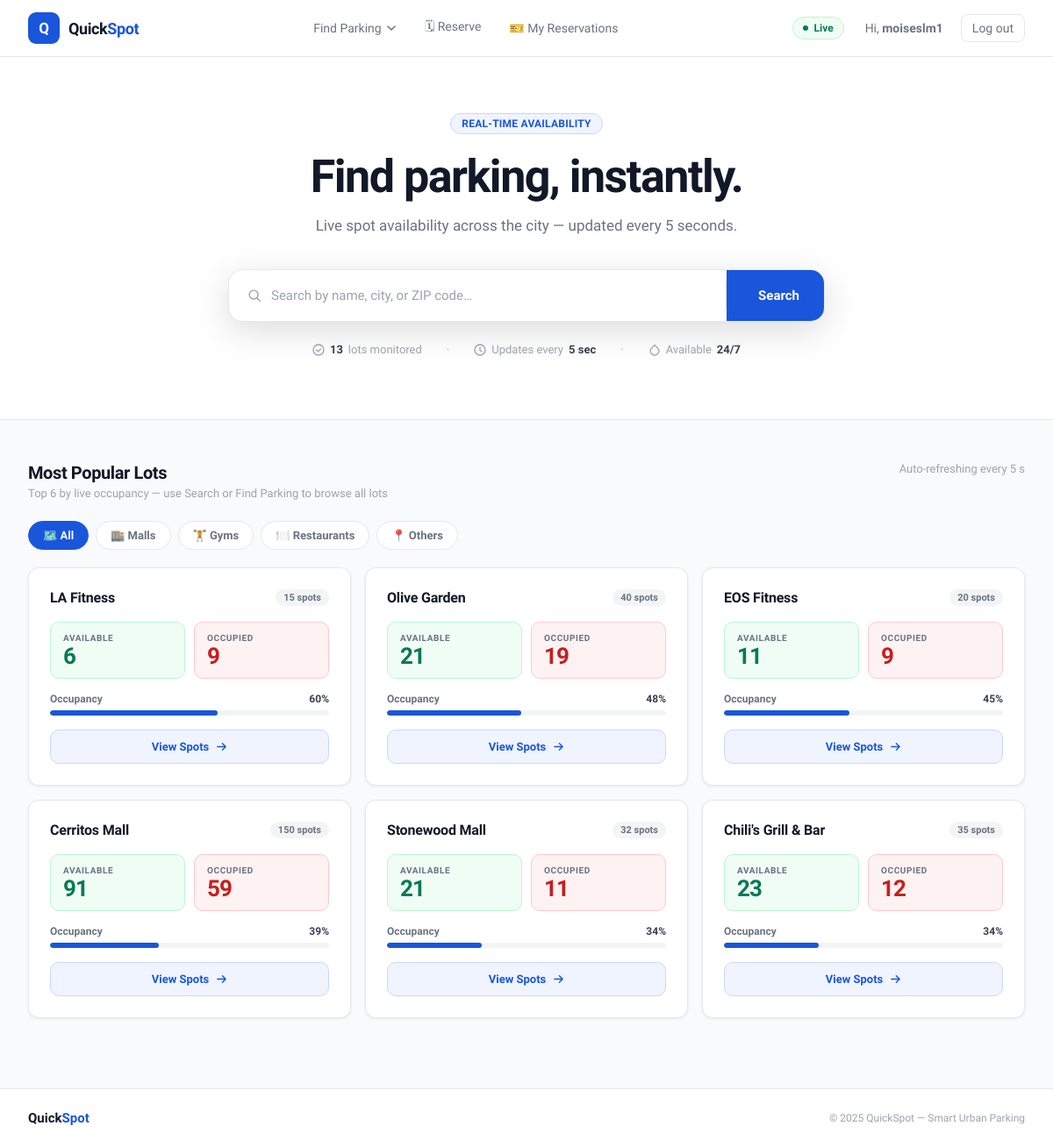
The page / (signed in) on the database its author committed.
### tables this page shows
CREATE TABLE parking_lots (
                lot_id       INTEGER PRIMARY KEY AUTOINCREMENT,
                lot_name     TEXT    NOT NULL,
                total_spots  INTEGER NOT NULL,
                lat          REAL    NOT NULL,
                lng          REAL    NOT NULL,
                zip          TEXT    NOT NULL,
                address      TEXT    NOT NULL,
                category     TEXT    NOT NULL DEFAULT 'other'
            );

### app.py (the view)
@app.route("/")
def home():
    all_lots = manager.get_all_lots()
    def occupancy_pct(lot):
        occupied = len(lot.get_occupied_spots())
        return (occupied / lot.total_spots) if lot.total_spots else 0
    popular_lots = sorted(all_lots, key=occupancy_pct, reverse=True)[:6]
    reserved_lot_ids = get_user_reserved_lot_ids()
    return render_template("index.html", lots=popular_lots, total_lots=len(all_lots), reserved_lot_ids=reserved_lot_ids)

### DataBase/database.py (called while the page is built)
def get_db():
    conn = sqlite3.connect(DB_PATH)
    conn.row_factory = sqlite3.Row
    return conn

def get_user_reservations(user_id):
    with get_db() as conn:
        return conn.execute('''
            SELECT r.*, p.lot_name, p.address, p.category
            FROM reservations r
            JOIN parking_lots p ON r.lot_id = p.lot_id
            WHERE r.user_id = ?
            ORDER BY r.date, r.time
        ''', (user_id,)).fetchall()

### app.py (called while the page is built)
def get_user_reserved_lot_ids():
    if not session.get('user_id'):
        return set()
    today = date.today().isoformat()
    rows = get_user_reservations(session['user_id'])
    return {r['lot_id'] for r in rows if r['date'] >= today}

### model/parking_lot.py (called while the page is built)
    def get_available_spots(self):
        return [spot for spot in self.spots if not spot.occupied]

    def get_occupied_spots(self):
        return [spot for spot in self.spots if spot.occupied]

### model/parking_manager.py (called while the page is built)
    def get_all_lots(self):
        return list(self.lots.values())

### templates/index.html (shortened to what this page needs)
<!DOCTYPE html>
<html lang="en">
<head>
    <link href="https://api.mapbox.com/mapbox-gl-js/v3.3.0/mapbox-gl.css" rel="stylesheet">
</head>
<body>
    <header class="header">
        <div class="header-inner">
            <a href="/" class="logo">
                <div class="logo-mark">Q</div>
                <span class="logo-text">Quick<span>Spot</span></span>
            </a>
            <nav>
                <ul class="nav-links">
                    <li class="nav-item" id="nav-find">
                        <button class="nav-btn" onclick="toggleDropdown('nav-find')">
                            Find Parking
                            <svg viewBox="0 0 12 12" fill="none"><path d="M2 4l4 4 4-4" stroke="currentColor" stroke-width="1.5" stroke-linecap="round" stroke-linejoin="round"/></svg>
                        </button>
                    </li>
                    <li>
                        <button class="reserve-nav-btn" onclick="openReserveSearch()">🗓 Reserve</button>
                    </li>
                    {% if session.get('user_id') %}
                    <li><a href="/my-reservations" class="my-res-btn">🎫 My Reservations</a></li>
                    {% endif %}
                </ul>
            </nav>
            <div style="display:flex;align-items:center;gap:12px;">
                <div class="live-badge"><div class="live-dot"></div> Live</div>
                <div class="nav-auth">
                    {% if session.get('username') %}
                        <span>Hi, <strong>{{ session['username'] }}</strong></span>
                        <a href="/logout" class="btn-logout">Log out</a>
                    {% else %}
                        <a href="/login"    class="btn-login">Log in</a>
                        <a href="/register" class="btn-signup">Sign up</a>
                    {% endif %}
                </div>
            </div>
        </div>
    </header>
    <section class="hero">
        <div class="hero-eyebrow">Real-time availability</div>
        <h1>Find parking, instantly.</h1>
        <p>Live spot availability across the city — updated every 5 seconds.</p>
        <div class="search-card">
            <div class="search-field">
                <svg class="search-icon" viewBox="0 0 20 20" fill="none"><circle cx="9" cy="9" r="5.5" stroke="currentColor" stroke-width="1.6"/><path d="M13.5 13.5L17 17" stroke="currentColor" stroke-width="1.6" stroke-linecap="round"/></svg>
                <input id="search-input" type="text" placeholder="Search by name, city, or ZIP code…" autocomplete="off">
            </div>
            <button class="search-btn" id="search-btn">
                Search
            </button>
        </div>
        <div class="hero-trust">
            <div class="trust-item"><svg width="14" height="14" viewBox="0 0 14 14" fill="none"><circle cx="7" cy="7" r="6" stroke="currentColor" stroke-width="1.3"/><path d="M4.5 7l2 2 3-3" stroke="currentColor" stroke-width="1.3" stroke-linecap="round" stroke-linejoin="round"/></svg><strong>{{ total_lots }}</strong> lots monitored</div>
            <div class="trust-item">·</div>
            <div class="trust-item"><svg width="14" height="14" viewBox="0 0 14 14" fill="none"><circle cx="7" cy="7" r="6" stroke="currentColor" stroke-width="1.3"/><path d="M7 4v3.5l2 1.5" stroke="currentColor" stroke-width="1.3" stroke-linecap="round"/></svg>Updates every <strong>5 sec</strong></div>
            <div class="trust-item">·</div>
            <div class="trust-item"><svg width="14" height="14" viewBox="0 0 14 14" fill="none"><path d="M7 1.5C4.5 4 2 5.5 2 8a5 5 0 0010 0c0-2.5-2.5-4-5-6.5z" stroke="currentColor" stroke-width="1.3" stroke-linejoin="round"/></svg>Available <strong>24/7</strong></div>
        </div>
    </section>
    <div class="section">
        <div class="section-top">
            <div>
                <h2 class="section-title" id="section-title">Most Popular Lots</h2>
                <p class="section-sub" id="section-sub">Top 6 by live occupancy — use Search or Find Parking to browse all lots</p>
            </div>
            <span class="section-subtitle">Auto-refreshing every 5 s</span>
        </div>
        <div class="category-tabs">
            <button class="cat-tab active" data-cat="all"        onclick="filterByCategory('all')">🗺️ All</button>
            <button class="cat-tab"        data-cat="mall"       onclick="filterByCategory('mall')">🏬 Malls</button>
            <button class="cat-tab"        data-cat="gym"        onclick="filterByCategory('gym')">🏋️ Gyms</button>
            <button class="cat-tab"        data-cat="restaurant" onclick="filterByCategory('restaurant')">🍽️ Restaurants</button>
            <button class="cat-tab"        data-cat="other"      onclick="filterByCategory('other')">📍 Others</button>
        </div>
        <div class="lots-grid" id="lots-grid">
            {% for lot in lots %}
            {% set avail    = lot.get_available_spots() | length %}
            {% set occupied = lot.get_occupied_spots()  | length %}
            {% set pct      = (occupied / lot.total_spots * 100) | round | int %}
            {% set reserved = lot.lot_id in reserved_lot_ids %}
            <div class="lot-card {% if reserved %}has-reservation{% endif %}" data-lot-id="{{ lot.lot_id }}">
                <div class="card-head">
                    <div class="card-head-left">
                        <div class="lot-name">{{ lot.lot_name }}</div>
                    </div>
                    <div class="lot-total">{{ lot.total_spots }} spots</div>
                </div>
                <div class="avail-row">
                    <div class="avail-pill green"><span class="pill-label">Available</span><span class="pill-num num-available">{{ avail }}</span></div>
                    <div class="avail-pill red"><span class="pill-label">Occupied</span><span class="pill-num num-occupied">{{ occupied }}</span></div>
                </div>
                <div class="prog-wrap">
                    <div class="prog-meta"><span class="prog-label">Occupancy</span><span class="prog-pct">{{ pct }}%</span></div>
                    <div class="prog-track"><div class="prog-fill {% if pct >= 90 %}full{% elif pct >= 65 %}warn{% endif %}" style="width: {{ pct }}%"></div></div>
                </div>
                <div class="card-actions">
                    <a class="view-btn" href="/lots/{{ lot.lot_id }}/spots">
                        View Spots
                        <svg viewBox="0 0 14 14" fill="none"><path d="M2 7h10M8 3l4 4-4 4" stroke="currentColor" stroke-width="1.5" stroke-linecap="round" stroke-linejoin="round"/></svg>
                    </a>
                </div>
            </div>
            {% endfor %}
        </div>
    </div>
    <footer class="footer">
        <div class="footer-inner">
            <div class="footer-logo">Quick<span>Spot</span></div>
            <div class="footer-copy">© 2025 QuickSpot — Smart Urban Parking</div>
        </div>
    </footer>
</body>
</html>

### rows shown on the page
parking_lots: lot_name "LA Fitness", total_spots "15", avail "6", occupied "9", pct "60"
parking_lots: lot_name "Olive Garden", total_spots "40", avail "21", occupied "19", pct "48"
parking_lots: lot_name "EOS Fitness", total_spots "20", avail "11", occupied "9", pct "45"
parking_lots: lot_name "Cerritos Mall", total_spots "150", avail "91", occupied "59", pct "39"
parking_lots: lot_name "Stonewood Mall", total_spots "32", avail "21", occupied "11", pct "34"
parking_lots: lot_name "Chili's Grill & Bar", total_spots "35", avail "23", occupied "12", pct "34"

### other values the page prints
{{ session['username'] }} "moiseslm1"
{{ total_lots }} "13"
